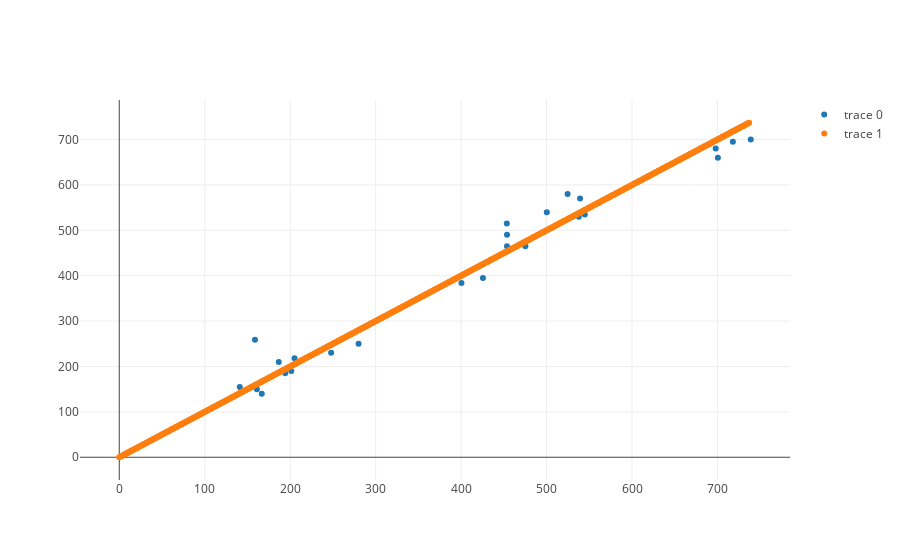

The code cell stored with this chart in its notebook:
### Code cell
# Plot outputs
print("X:",X_test.shape,"y:",y_test.shape)

trace1 = go.Scatter(
        x=(y_pred),
        y=(y_test),
        mode='markers'
        )
trace2 = go.Scatter(
        x=list(range(0,int(max(y_pred)))),
        y=list(range(0,int(max(y_pred)))),
        mode='markers'
        )
data = [trace1,trace2]

iplot(data,filename='basic')

### Figure 1 — Plotly figure (JSON) as saved in the notebook; plotly's stock layout.template omitted (floating-point values rounded to 4 significant figures; data arrays with more than 128 entries replaced by an {"elided": "..."} marker saying what was removed)
{"data": [{"mode": "markers", "type": "scatter", "uid": "298b5146-c696-11e8-81d3-6a000073fc60", "x": [697.9, 500.3, 166.8, 280.0, 161.0, 158.8, 539.2, 201.2, 247.9, 141.0, 700.4, 453.5, 194.2, 205.1, 453.7, 544.7, 400.4, 453.7, 718.0, 186.7, 425.5, 537.6, 738.9, 524.6, 475.1], "y": [680, 540, 140, 250, 150, 259, 570, 190, 230, 155, 660, 515, 185, 218, 490, 535, 384, 465, 695, 210, 395, 530, 700, 580, 465]}, {"mode": "markers", "type": "scatter", "uid": "298c78ee-c696-11e8-9c07-6a000073fc60", "x": {"elided": "738 int values"}, "y": {"elided": "738 int values"}}], "layout": {}}
